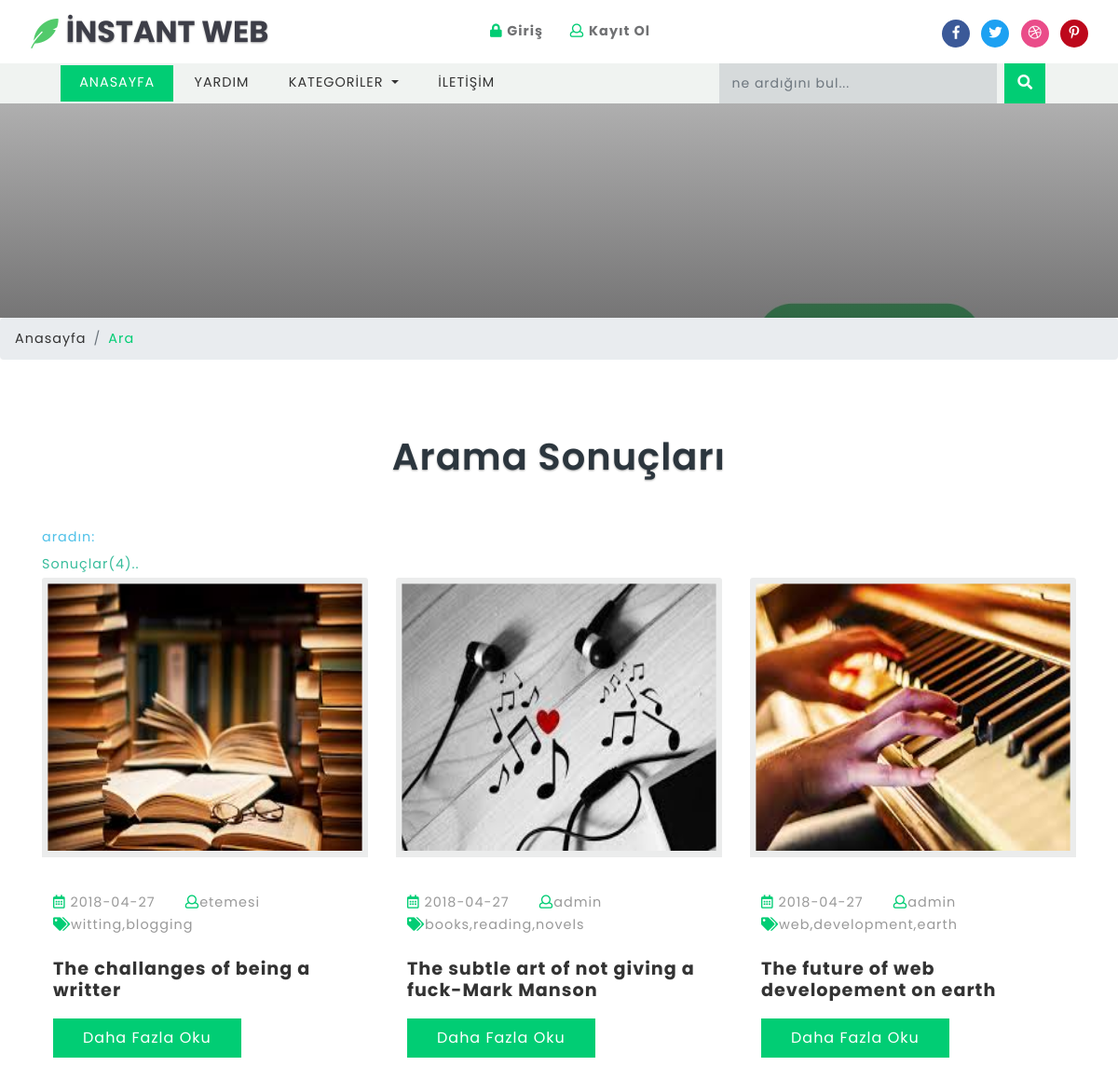
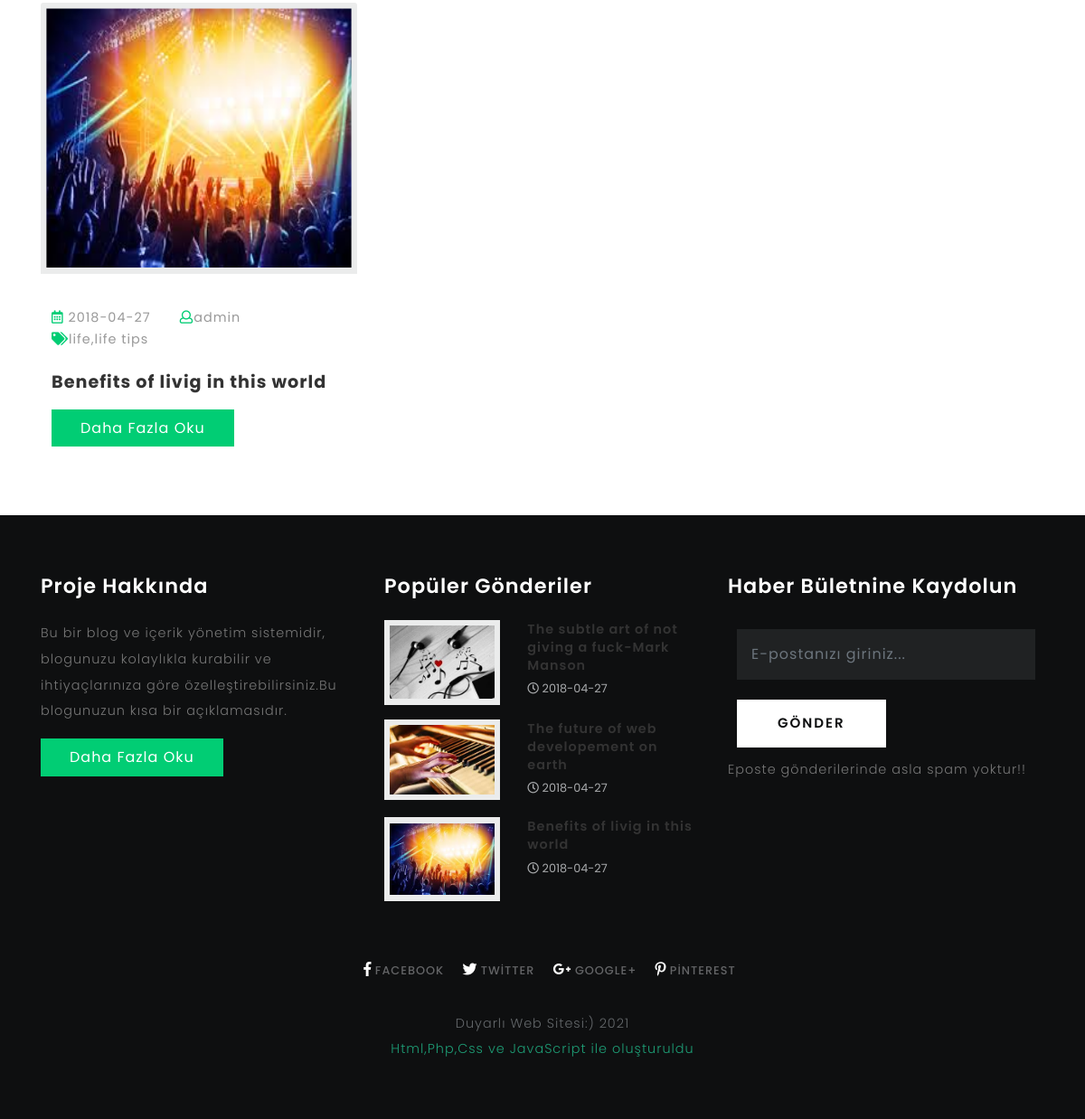
Screenshot of /search.php with the database file from the repository (2 pictures, top to bottom).
### tables this page shows
CREATE TABLE `blogs` (
  `id` int(10) UNSIGNED NOT NULL,
  `title` varchar(190) NOT NULL,
  `tags` varchar(40) NOT NULL,
  `content` text NOT NULL,
  `photo` varchar(50) NOT NULL,
  `posted` varchar(40) NOT NULL,
  `date` date DEFAULT NULL,
  `author` varchar(40) DEFAULT NULL,
  `category` varchar(40) NOT NULL
);

CREATE TABLE `titles` (
  `id` int(10) UNSIGNED NOT NULL,
  `website_name` varchar(40) DEFAULT NULL,
  `tagline` varchar(40) DEFAULT NULL,
  `icon` varchar(40) DEFAULT NULL,
  `keywords` varchar(220) DEFAULT NULL,
  `short_description` varchar(200) DEFAULT NULL,
  `bannertext1` varchar(150) DEFAULT NULL,
  `bannertext2` varchar(150) DEFAULT NULL,
  `bannertext3` varchar(150) DEFAULT NULL,
  `bannertext4` varchar(150) DEFAULT NULL,
  `detailed_description` text DEFAULT NULL,
  `address` varchar(40) DEFAULT NULL,
  `email` varchar(80) DEFAULT NULL,
  `phone` varchar(40) DEFAULT NULL,
  `googlemap` varchar(255) DEFAULT NULL
);

### search.php (the view, shortened to what this page needs)
<?php require("libs/fetch_data.php");?>
<?php
require_once('database/db.php');
?>
<!DOCTYPE html>
<html lang="tr">
<head>
	<title>Ara|<?php getwebname("titles"); echo"|"; gettagline("titles");?></title>
	<link href="css/bootstrap.css" rel='stylesheet' type='text/css' />
	<link rel="stylesheet" href="css/single.css">
	<link href="css/style.css" rel='stylesheet' type='text/css' />
	<link href="css/fontawesome-all.css" rel="stylesheet">
</head>
<body>
	<?php include("header.php");?>
	<?php
    $search_keyword = '';
    $sql = 'SELECT * FROM blogs WHERE title LIKE :keyword OR content LIKE :keyword  OR tags LIKE :keyword OR author LIKE :keyword ORDER BY id DESC ';
    $start=0;
    $limit=" limit " . $start . "," . ROW_PER_PAGE;
    $pagination_statement = $pdo_conn->prepare($sql);
    $pagination_statement->bindValue(':keyword', '%' . $search_keyword . '%', PDO::PARAM_STR);
    $pagination_statement->execute();
    $row_count = $pagination_statement->rowCount();
    $query = $sql.$limit;
    $pdo_statement = $pdo_conn->prepare($query);
    $pdo_statement->bindValue(':keyword', '%' . $search_keyword . '%', PDO::PARAM_STR);
    $pdo_statement->execute();
    $result = $pdo_statement->fetchAll();
    ?>
	<div class="banner-inner">
	</div>
	<ol class="breadcrumb">
		<li class="breadcrumb-item">
			<a href="index.html">Anasayfa</a>
		</li>
		<li class="breadcrumb-item active">Ara</li>
	</ol>
	<section class="main-content-w3layouts-agileits">
		<div class="container">
			<h3 class="tittle">Arama Sonuçları</h3>
			<div class="inner-sec">
				<?php  if ($row_count==0) {
    						echo "<p style=color:#E9573F><b>Aradığın için üzgünüm:<u style=color:black>$search_keyword</u> için hiçbir sonuç bulunamadı :(</b></p>";
    						echo "<p><b style=color:#4FC1E9>Öneriler<b><br>Arama öğeniz Web Sitemizde mevcut değil<br>Anahtar kelimelerle daha spesifik olmaya çalışın<br>Başlığı kullanarak anahtar sözcük girin<br>Kategoriyi kullanarak aramayı deneyin<br>Daha sonra tekrar deneyin<br></p>";
    						echo "<p><a href=\"http://www.google.com/search?q="
    						. $search_keyword . "\" target=\"_blank\" title=\"Look up
    						" . $search_keyword . " Google'da\" style=color:#37BC9B>Tıkla</a> denemek için
                              google'da ara</p>";
    					}
    					else{
    						echo "<p style=color:#4FC1E9><b>aradın:<u style=color:black> $search_keyword</u></b></p>";
    						echo "<p style=color:#37BC9B><b>Sonuçlar($row_count)..</b></p>";
    					}
    					?>
				<div class="left-blog-info-w3layouts-agileits text-left">
					<div class="row">
						<?php
    					if(!empty($result)) {
    						foreach($result as $row) {
                                ?>
						<div class="col-lg-4 card">
							<a href="single.php?id=<?php echo $row['id']; ?>">
								<img src="blogadmin/images/<?php echo $row['photo']; ?>" class="card-img-top img-fluid" alt="fantastic cms" style="width: 480px;height: 300px">
							</a>
							<div class="card-body">
								<ul class="blog-icons my-4">
									<li>
										<a href="#">
											<i class="far fa-calendar-alt"></i> <?php echo $row['date']; ?></a>
									</li>
									<li class="mx-2">
										<a href="#">
											<i class="far fa-user"></i><?php echo $row['author']; ?></a>
									</li>
									<li>
										<a href="#">
											<i class="fas fa-tags"></i><?php echo $row['tags']; ?></a>
									</li>
								</ul>
								<h5 class="card-title">
									<a href="single.php?id=<?php echo $row['id']; ?>"><?php echo $row['title']; ?></a>
								</h5>
								<a href="single.php?id=<?php echo $row['id']; ?>" class="btn btn-primary read-m">Daha Fazla Oku</a>
							</div>
						</div>
						<?php
                                  }
                              }
                              ?>
					</div>
				</div>
			</div>
		</div>
	</section>
	<?php include("footer.php") ?>
</body>
</html>

### header.php (shortened to what this page needs)
<header>
		<div class="top-bar_sub_w3layouts container-fluid">
			<div class="row">
				<div class="col-md-4 logo text-left">
					<a class="navbar-brand" href="index.php">
						<i class="fab"></i><img src="images/logo_green.png"> İNSTANT WEB</a>
				</div>
				<div class="col-md-4 top-forms text-center mt-lg-3 mt-md-1 mt-0">
					<span class="mx-lg-4 mx-md-2  mx-1">
						<a href="blogadmin/index.php">
							<i class="fas fa-lock"></i> <strong>Giriş</strong></a>
					</span>
					<span>
						<a href="blogadmin/membership_signup.php">
							<i class="far fa-user"></i> <strong>Kayıt Ol</strong></a>
					</span>
				</div>
				<div class="col-md-4 log-icons text-right">
					<ul class="social_list1 mt-3">
						<li>
							<a href="<?php getlinks("links","facebook");?>" class="facebook1 mx-2" >
								<i class="fab fa-facebook-f"></i>
							</a>
						</li>
						<li>
							<a href="<?php getlinks("links","twitter");?>" class="twitter2">
								<i class="fab fa-twitter"></i>
							</a>
						</li>
						<li>
							<a href="<?php getlinks("links","dribble");?>" class="dribble3 mx-2">
								<i class="fab fa-dribbble"></i>
							</a>
						</li>
						<li>
							<a href="<?php getlinks("links","pinterest");?>" class="pin">
								<i class="fab fa-pinterest-p"></i>
							</a>
						</li>
					</ul>
				</div>
			</div>
		</div>
			<div class="header_top" id="home">
				<nav class="navbar navbar-expand-lg navbar-light bg-light">
					<div class="collapse navbar-collapse" id="navbarSupportedContent">
						<ul class="navbar-nav mr-auto">
							<li class="nav-item active">
								<a class="nav-link" href="index.php">
									Anasayfa
								</a>
							</li>
							<li class="nav-item">
								<a class="nav-link" href="about.php">Yardım</a>
							</li>
							<li class="nav-item dropdown">
								<a class="nav-link dropdown-toggle" href="#" id="navbarDropdown" role="button" data-toggle="dropdown" aria-haspopup="true"
								    aria-expanded="false">
									Kategoriler
								</a>
							</li>
							<li class="nav-item">
								<a class="nav-link" href="contact.php">İletişim</a>
							</li>
						</ul>
							<form action="search.php" method="post" class="form-inline my-2 my-lg-0 header-search" name="form">
								<input class="form-control mr-sm-2" type="search" placeholder="ne ardığını bul..." required="yes" type="text" name="search[keyword]">
								<button class="btn btn1 my-2 my-sm-0" type="submit" name="submit"><i class="fas fa-search"></i></button>
							</form>
					</div>
				</nav>
			</div>
	</header>

### libs/fetch_data.php (shortened to what this page needs)
<?php
function getshortdescription($table){
	require("database/db_connect.php");
	$sql="SELECT * FROM $table ";
	if ($result=mysqli_query($con,$sql))
	{
		foreach ($result as $titles => $sdc) {
			echo ''.$sdc['short_description'].'';
		}
	}
}
function getwebname($table){
	require("database/db_connect.php");
	$sql="SELECT * FROM $table ";
	if ($result=mysqli_query($con,$sql))
	{
		$rowcount=mysqli_num_rows($result);
		if ($rowcount==0) {
			echo 'No Name!!';
		}
		foreach ($result as $titles => $blogname) {
			echo ''.$blogname['website_name'].'';
		}
	}
}
function getlinks($table,$platform){
	require("database/db_connect.php");
	$sql="SELECT * FROM $table ";
	if ($result=mysqli_query($con,$sql))
	{
		$rowcount=mysqli_num_rows($result);
		if ($rowcount==0) {
			echo '#';
		}
		foreach ($result as $link => $site) {
			if ($platform=="facebook") {
				echo ''.$site['facebook'].'';
			}
			elseif ($platform=="twitter") {
				echo ''.$site['twitter'].'';
			}
			elseif ($platform=="googleplus") {
				echo ''.$site['googleplus'].'';
			}
			elseif ($platform=="pinterest") {
				echo ''.$site['pinterest'].'';
			}
			elseif ($platform=="dribble") {
				echo ''.$site['dribble'].'';
			}
		}
	}
}
function getpopularposts($table){
	require("database/db_connect.php");
	$sql="SELECT * FROM $table ORDER BY count DESC LIMIT 3";
	if ($result=mysqli_query($con,$sql))
	{
		foreach ($result as $pagehits => $hits) {
			$storepage=$hits['page'];
			$sql="SELECT * FROM blogs WHERE title='$storepage'";
			if ($result=mysqli_query($con,$sql)) {
				foreach ($result as $allblogs => $specificblog) {
					echo '<div class="blog-grids row mb-3">
							<div class="col-md-5 blog-grid-left">
								<a href="single.php?id='.$specificblog['id'].'">
									<img src="blogadmin/images/'.$specificblog['photo'].'" class="img-fluid" alt="fantastic cms">
								</a>
							</div>
							<div class="col-md-7 blog-grid-right">
								<h5>
									<a href="single.php?id='.$specificblog['id'].'">'.$specificblog['title'].' </a>
								</h5>
								<div class="sub-meta">
									<span>
										<i class="far fa-clock"></i> '.$specificblog['date'].'</span>
								</div>
							</div>
						</div>';
				}
			}
		}
	}
}
?>

### footer.php (shortened to what this page needs)
<footer>
	<div class="container">
		<div class="row">
			<div class="col-lg-4 footer-grid-agileits-w3ls text-left">
				<h3>Proje Hakkında</h3>
				<p><?php getshortdescription("titles"); ?></p>
				<div class="read">
					<a href="about.php" class="btn btn-primary read-m">Daha Fazla Oku</a>
				</div>
			</div>
			<div class="col-lg-4 footer-grid-agileits-w3ls text-left">
				<div class="tech-btm">
					<h3>Popüler Gönderiler</h3>
					<?php getpopularposts("page_hits"); ?>
				</div>
			</div>
			<div class="col-lg-4 subscribe-main footer-grid-agileits-w3ls text-left">
				<h2>Haber Bületnine Kaydolun</h2>
				<div class="subscribe-main text-left">
						<div class="subscribe-form">
								<form action="#" method="post" class="subscribe_form">
									<input class="form-control" type="email" placeholder="E-postanızı giriniz..." required="">
									<button type="submit" class="btn btn-primary submit">Gönder</button>
								</form>
					   </div>
					<p>Eposte gönderilerinde asla spam yoktur!!</p>
				</div>
			</div>
		</div>
		<div class="footer-cpy text-center">
			<div class="footer-social">
				<div class="copyrighttop">
					<ul>
						<li class="mx-3">
							<a class="facebook" href="<?php getlinks("links","facebook");?>">
								<i class="fab fa-facebook-f"></i>
								<span>Facebook</span>
							</a>
						</li>
						<li>
							<a class="facebook" href="<?php getlinks("links","twitter");?>">
								<i class="fab fa-twitter"></i>
								<span>Twitter</span>
							</a>
						</li>
						<li class="mx-3">
							<a class="facebook" href="<?php getlinks("links","googleplus");?>">
								<i class="fab fa-google-plus-g"></i>
								<span>Google+</span>
							</a>
						</li>
						<li>
							<a class="facebook" href="<?php getlinks("links","pinterest");?>">
								<i class="fab fa-pinterest-p"></i>
								<span>Pinterest</span>
							</a>
						</li>
					</ul>
				</div>
			</div>
			<div class="w3layouts-agile-copyrightbottom">
				<p> Duyarlı Web Sitesi:) <?php $current=date("Y"); print_r($current);?></p>
				<p style="color: #1E9E76"> Html,Php,Css ve JavaScript ile oluşturuldu</p>
			</div>
		</div>
	</div>
</footer>

### css/single.css (style rules this page uses)
.card-body { padding: 12px; }
.tech-btm img { background: #fff; padding: 6px; }

### rows the page displays
blogs: photo (picture), date "2018-04-27", author "etemesi", tags "witting,blogging", title "The challanges of being a writter"
blogs: photo (picture), date "2018-04-27", author "admin", tags "books,reading,novels", title "The subtle art of not giving a fuck-Mark Manson"
blogs: photo (picture), date "2018-04-27", author "admin", tags "web,development,earth", title "The future of web developement on earth"
blogs: photo (picture), date "2018-04-27", author "admin", tags "life,life tips", title "Benefits of livig in this world"
titles: short_description "Bu bir blog ve içerik yönetim sistemidir, blogunuzu kolaylıkla kurabilir ve ihtiyaçlarınıza göre özelleştirebilirsiniz.Bu blogunuzun kısa bir açıklamasıdır."

### other values shown
$row_count "4"
